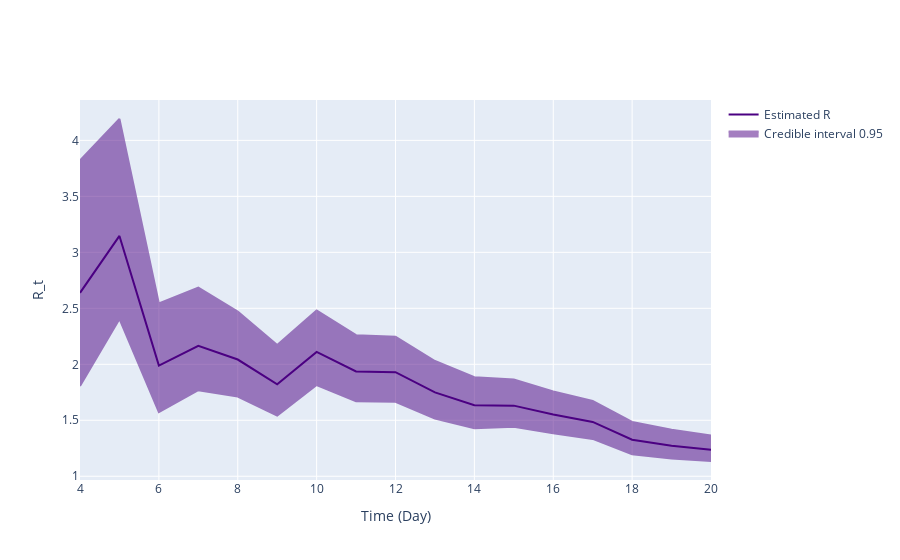
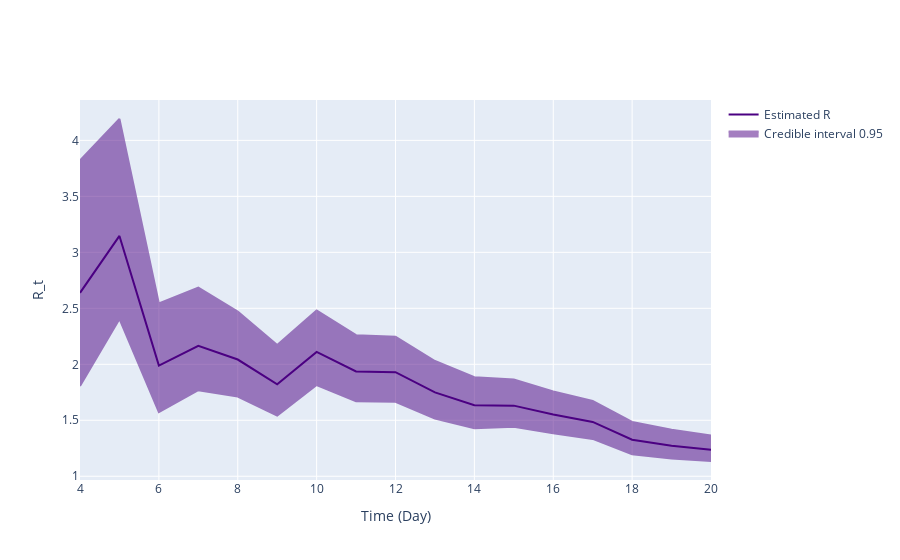
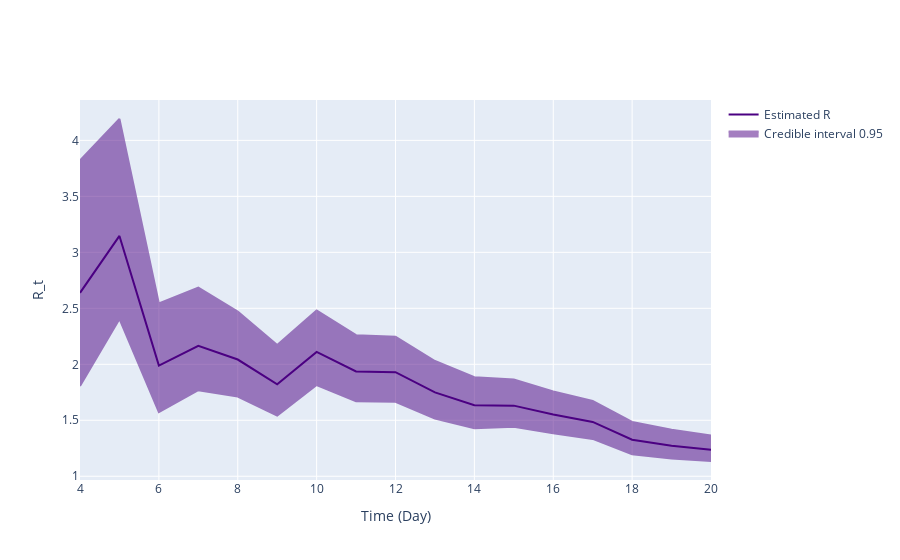

Notebook code cell kept with these figures, in order:
### Code cell
labels = ['Gibralter, r=3', 'Gibralter, r=1.5', 'Gibralter, r=3 with large spatial radius']


for i in [6, 7, 8]:
    print(labels[i-6])
    x = data_all.iloc[:,i]
    locally_infected_cases = -np.diff(x.values)[:20]
    locally_infected_cases = [100] + list(locally_infected_cases)


    # Build the serial interval w_s
    num_timepoints = len(locally_infected_cases)
    ws_mean = SI_mean
    ws_var = SI_sd**2
    theta = ws_var / ws_mean
    k = ws_mean / theta
    w_dist = scipy.stats.gamma(k, scale=theta)
    disc_w = w_dist.pdf(np.arange(num_timepoints))


    # Same inference, but using the LocImpBranchProPosterior
    tau = 3
    R_t_start = tau+1
    a = 1
    b = 1/5


    # Transform our incidence data into pandas dataframes
    inc_data = pd.DataFrame(
        {
            'Time': np.arange(num_timepoints),
            'Incidence Number': locally_infected_cases
        }
    )

    inference = branchpro.BranchProPosteriorMultSI(
        inc_data=inc_data, 
        daily_serial_intervals=serial_intervals,
        alpha=a,
        beta=b)
    
    # inference = branchpro.BranchProPosterior(
    #     inc_data=inc_data,
    #     daily_serial_interval=disc_w,
    #     alpha=a,
    #     beta=b)


    inference.run_inference(tau=tau)
    intervals = inference.get_intervals(central_prob=.95)


    # Inference plot using class method results
    fig = branchpro.ReproductionNumberPlot()
    fig.add_interval_rt(intervals)
    fig.update_labels(time_label='Time (Day)', r_label='R_t')
    fig.show_figure()

    first_week = intervals['Mean'][:7]

    print('Average Rt over the first week = ', statistics.mean(first_week))

### Figure 1 — Plotly figure (JSON) as saved in the notebook; plotly's stock layout.template omitted (floating-point values rounded to 4 significant figures)
{"data": [{"line": {"color": "indigo"}, "mode": "lines", "name": "Estimated R", "type": "scatter", "x": [4, 5, 6, 7, 8, 9, 10, 11, 12, 13, 14, 15, 16, 17, 18, 19, 20], "y": [2.638, 3.146, 1.989, 2.165, 2.043, 1.821, 2.11, 1.936, 1.929, 1.749, 1.635, 1.631, 1.551, 1.486, 1.327, 1.273, 1.237]}, {"fill": "toself", "fillcolor": "indigo", "line": {"color": "indigo"}, "mode": "lines", "name": "Credible interval 0.95", "opacity": 0.5, "type": "scatter", "x": [4, 5, 6, 7, 8, 9, 10, 11, 12, 13, 14, 15, 16, 17, 18, 19, 20, 20, 19, 18, 17, 16, 15, 14, 13, 12, 11, 10, 9, 8, 7, 6, 5, 4], "y": [3.821, 4.191, 2.543, 2.684, 2.471, 2.172, 2.48, 2.26, 2.246, 2.029, 1.885, 1.863, 1.758, 1.673, 1.486, 1.416, 1.365, 1.136, 1.159, 1.197, 1.333, 1.384, 1.443, 1.429, 1.516, 1.665, 1.67, 1.815, 1.541, 1.712, 1.769, 1.572, 2.405, 1.806]}], "layout": {"hovermode": "x unified", "xaxis": {"title": {"text": "Time (Day)"}}, "yaxis": {"title": {"text": "R_t"}}}}

### Figure 2 — Plotly figure (JSON) as saved in the notebook; plotly's stock layout.template omitted (floating-point values rounded to 4 significant figures)
{"data": [{"line": {"color": "indigo"}, "mode": "lines", "name": "Estimated R", "type": "scatter", "x": [4, 5, 6, 7, 8, 9, 10, 11, 12, 13, 14, 15, 16, 17, 18, 19, 20], "y": [2.638, 3.146, 1.989, 2.165, 2.043, 1.821, 2.11, 1.936, 1.929, 1.749, 1.635, 1.631, 1.551, 1.486, 1.327, 1.273, 1.237]}, {"fill": "toself", "fillcolor": "indigo", "line": {"color": "indigo"}, "mode": "lines", "name": "Credible interval 0.95", "opacity": 0.5, "type": "scatter", "x": [4, 5, 6, 7, 8, 9, 10, 11, 12, 13, 14, 15, 16, 17, 18, 19, 20, 20, 19, 18, 17, 16, 15, 14, 13, 12, 11, 10, 9, 8, 7, 6, 5, 4], "y": [3.821, 4.191, 2.543, 2.684, 2.471, 2.172, 2.48, 2.26, 2.246, 2.029, 1.885, 1.863, 1.758, 1.673, 1.486, 1.416, 1.365, 1.136, 1.159, 1.197, 1.333, 1.384, 1.443, 1.429, 1.516, 1.665, 1.67, 1.815, 1.541, 1.712, 1.769, 1.572, 2.405, 1.806]}], "layout": {"hovermode": "x unified", "xaxis": {"title": {"text": "Time (Day)"}}, "yaxis": {"title": {"text": "R_t"}}}}

### Figure 3 — Plotly figure (JSON) as saved in the notebook; plotly's stock layout.template omitted (floating-point values rounded to 4 significant figures)
{"data": [{"line": {"color": "indigo"}, "mode": "lines", "name": "Estimated R", "type": "scatter", "x": [4, 5, 6, 7, 8, 9, 10, 11, 12, 13, 14, 15, 16, 17, 18, 19, 20], "y": [2.638, 3.146, 1.989, 2.165, 2.043, 1.821, 2.11, 1.936, 1.929, 1.749, 1.635, 1.631, 1.551, 1.486, 1.327, 1.273, 1.237]}, {"fill": "toself", "fillcolor": "indigo", "line": {"color": "indigo"}, "mode": "lines", "name": "Credible interval 0.95", "opacity": 0.5, "type": "scatter", "x": [4, 5, 6, 7, 8, 9, 10, 11, 12, 13, 14, 15, 16, 17, 18, 19, 20, 20, 19, 18, 17, 16, 15, 14, 13, 12, 11, 10, 9, 8, 7, 6, 5, 4], "y": [3.821, 4.191, 2.543, 2.684, 2.471, 2.172, 2.48, 2.26, 2.246, 2.029, 1.885, 1.863, 1.758, 1.673, 1.486, 1.416, 1.365, 1.136, 1.159, 1.197, 1.333, 1.384, 1.443, 1.429, 1.516, 1.665, 1.67, 1.815, 1.541, 1.712, 1.769, 1.572, 2.405, 1.806]}], "layout": {"hovermode": "x unified", "xaxis": {"title": {"text": "Time (Day)"}}, "yaxis": {"title": {"text": "R_t"}}}}
